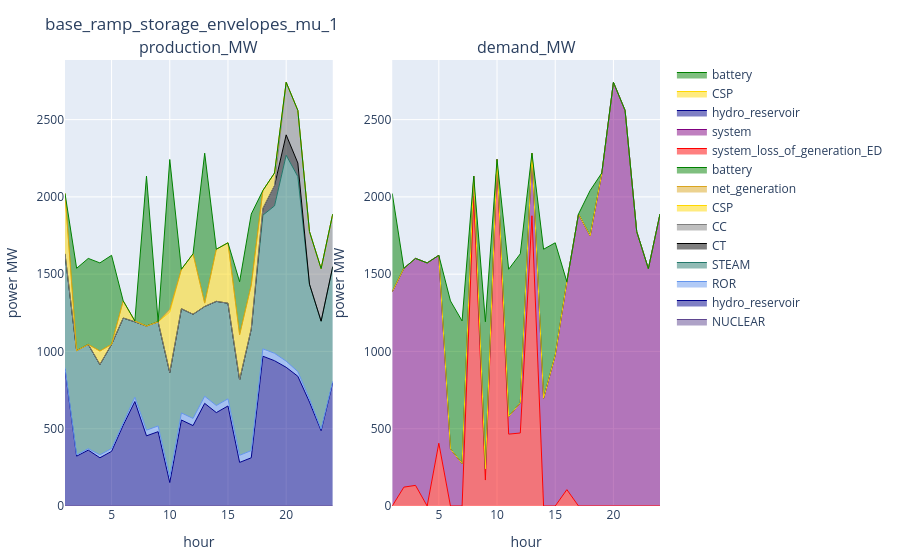

Write notebook code for a chart like this one.
### Markdown cell above
### UC

### Code cell
config_ = config_1
supply_uc_ = supply_uc[(supply_uc.configuration .== config_) .& (supply_uc.day .== day_), :]
demand_uc_ = demand_uc[(demand_uc.configuration .== config_) .& (demand_uc.day .== day_), :]
reserve_uc_ = reserve_uc[(reserve_uc.configuration .== config_) .& (reserve_uc.day .== day_), :]
plot_supply_demand(supply_uc_, demand_uc_, string(config_))

### Figure 1 — Plotly figure (JSON) as saved in the notebook; plotly's stock layout.template omitted (floating-point values rounded to 4 significant figures)
{"data": [{"line": {"color": "rgba(95, 70, 144, 1)", "shape": "line", "width": 1}, "mode": "lines", "name": "NUCLEAR", "stackgroup": "one", "type": "scatter", "x": [1, 2, 3, 4, 5, 6, 7, 8, 9, 10, 11, 12, 13, 14, 15, 16, 17, 18, 19, 20, 21, 22, 23, 24], "xaxis": "x1", "y": [0, 0, 0, 0, 0, 0, 0, 0, 0, 0, 0, 0, 0, 0, 0, 0, 0, 0, 0, 0, 0, 0, 0, 0], "yaxis": "y1"}, {"line": {"color": "darkblue", "shape": "line", "width": 1}, "mode": "lines", "name": "hydro_reservoir", "stackgroup": "one", "type": "scatter", "x": [1, 2, 3, 4, 5, 6, 7, 8, 9, 10, 11, 12, 13, 14, 15, 16, 17, 18, 19, 20, 21, 22, 23, 24], "xaxis": "x1", "y": [885.7, 322.5, 361.6, 312, 353.3, 522.9, 676, 454.0, 480.9, 151.7, 556.4, 520.3, 664.0, 604.3, 647.3, 282.0, 312, 969.0, 940.0, 897.4, 839.4, 672.7, 487.1, 797.6], "yaxis": "y1"}, {"line": {"color": "cornflowerblue", "shape": "line", "width": 1}, "mode": "lines", "name": "ROR", "stackgroup": "one", "type": "scatter", "x": [1, 2, 3, 4, 5, 6, 7, 8, 9, 10, 11, 12, 13, 14, 15, 16, 17, 18, 19, 20, 21, 22, 23, 24], "xaxis": "x1", "y": [9.5, 9.3, 9.5, 18.5, 18.7, 19.5, 27.8, 36.6, 37.2, 37.9, 45.9, 46.3, 46.1, 45.7, 46.3, 46.1, 46.5, 47.9, 47.9, 39.7, 30.0, 20.6, 10.1, 9.5], "yaxis": "y1"}, {"line": {"color": "rgba(36, 121, 108, 1)", "shape": "line", "width": 1}, "mode": "lines", "name": "STEAM", "stackgroup": "one", "type": "scatter", "x": [1, 2, 3, 4, 5, 6, 7, 8, 9, 10, 11, 12, 13, 14, 15, 16, 17, 18, 19, 20, 21, 22, 23, 24], "xaxis": "x1", "y": [736.0, 674.0, 674.0, 584.8, 674.0, 674.0, 488.0, 674.0, 674.0, 674.0, 674.0, 674.0, 581.0, 674.0, 618.4, 488.0, 787.0, 864.7, 954.0, 1332.0, 1262.0, 742, 698.5, 742], "yaxis": "y1"}, {"line": {"color": "black", "shape": "line", "width": 1}, "mode": "lines", "name": "CT", "stackgroup": "one", "type": "scatter", "x": [1, 2, 3, 4, 5, 6, 7, 8, 9, 10, 11, 12, 13, 14, 15, 16, 17, 18, 19, 20, 21, 22, 23, 24], "xaxis": "x1", "y": [0, 0, 0, 0, 0, 0, 0, 0, 0, 0, 0, 0, 0, 0, 0, 0, 0, 44, 132, 132, 88, 0, 0, 0], "yaxis": "y1"}, {"line": {"color": "grey", "shape": "line", "width": 1}, "mode": "lines", "name": "CC", "stackgroup": "one", "type": "scatter", "x": [1, 2, 3, 4, 5, 6, 7, 8, 9, 10, 11, 12, 13, 14, 15, 16, 17, 18, 19, 20, 21, 22, 23, 24], "xaxis": "x1", "y": [0, 0, 0, 0, 0, 0, 0, 0, 0, 0, 0, 0, 0, 0, 0, 0, 0, 0, 0, 340.0, 340.0, 340.0, 340.0, 340.0], "yaxis": "y1"}, {"line": {"color": "gold", "shape": "line", "width": 1}, "mode": "lines", "name": "CSP", "stackgroup": "one", "type": "scatter", "x": [1, 2, 3, 4, 5, 6, 7, 8, 9, 10, 11, 12, 13, 14, 15, 16, 17, 18, 19, 20, 21, 22, 23, 24], "xaxis": "x1", "y": [391, 0, 0, 87.43, 0, 110.7, 5.391, 0, 0, 391, 255.3, 391, 21.58, 337.2, 391, 291.5, 284.4, 116.0, 80.88, 0, 0, 0, 0, 0], "yaxis": "y1"}, {"line": {"color": "goldenrod", "shape": "line", "width": 1}, "mode": "lines", "name": "net_generation", "stackgroup": "one", "type": "scatter", "x": [1, 2, 3, 4, 5, 6, 7, 8, 9, 10, 11, 12, 13, 14, 15, 16, 17, 18, 19, 20, 21, 22, 23, 24], "xaxis": "x1", "y": [0, 0, 0, 0, 0, 0, 0, 0, 0, 17.37, 0, 0, 0, 0, 0, 0, 0, 0, 0, 0, 0, 0, 0, 0], "yaxis": "y1"}, {"line": {"color": "green", "shape": "line", "width": 1}, "mode": "lines", "name": "battery", "stackgroup": "one", "type": "scatter", "x": [1, 2, 3, 4, 5, 6, 7, 8, 9, 10, 11, 12, 13, 14, 15, 16, 17, 18, 19, 20, 21, 22, 23, 24], "xaxis": "x1", "y": [0, 532.1, 556.8, 570, 575.9, 0, 0, 970, 0, 970, 0, 0, 970, 0, 0, 343.1, 459.0, 0, 0, 0, 0, 0, 0, 0], "yaxis": "y1"}, {"line": {"color": "red", "shape": "line", "width": 1}, "mode": "lines", "name": "system_loss_of_generation_ED", "stackgroup": "one", "type": "scatter", "x": [2, 3, 5, 8, 9, 10, 11, 12, 13, 16], "xaxis": "x2", "y": [122.1, 133.4, 406.2, 2005.0, 167.9, 2242.0, 465.0, 472.3, 1878.0, 106.0], "yaxis": "y2"}, {"line": {"color": "purple", "shape": "line", "width": 1}, "mode": "lines", "name": "system", "stackgroup": "one", "type": "scatter", "x": [1, 2, 3, 4, 5, 6, 7, 8, 9, 10, 11, 12, 13, 14, 15, 16, 17, 18, 19, 20, 21, 22, 23, 24], "xaxis": "x2", "y": [1386.0, 1416.0, 1468.0, 1573.0, 1216.0, 369.3, 274.5, 129.8, 72.07, 0, 113.5, 195.6, 405.0, 696.9, 975.5, 1345.0, 1889.0, 1748.0, 2151.0, 2741.0, 2559.0, 1775.0, 1536.0, 1889.0], "yaxis": "y2"}, {"line": {"color": "darkblue", "shape": "line", "width": 1}, "mode": "lines", "name": "hydro_reservoir", "stackgroup": "one", "type": "scatter", "x": [1, 2, 3, 4, 5, 6, 7, 8, 9, 10, 11, 12, 13, 14, 15, 16, 17, 18, 19, 20, 21, 22, 23, 24], "xaxis": "x2", "y": [0, 0, 0, 0, 0, 0, 0, 0, 0, 0, 0, 0, 0, 0, 0, 0, 0, 0, 0, 0, 0, 0, 0, 0], "yaxis": "y2"}, {"line": {"color": "gold", "shape": "line", "width": 1}, "mode": "lines", "name": "CSP", "stackgroup": "one", "type": "scatter", "x": [1, 2, 3, 4, 5, 6, 7, 8, 9, 10, 11, 12, 13, 14, 15, 16, 17, 18, 19, 20, 21, 22, 23, 24], "xaxis": "x2", "y": [0, 0, 0, 0, 0, 0, 0, 0, 0, 0, 0, 0, 0, 0, 0, 0, 0, 0, 0, 0, 0, 0, 0, 0], "yaxis": "y2"}, {"line": {"color": "green", "shape": "line", "width": 1}, "mode": "lines", "name": "battery", "stackgroup": "one", "type": "scatter", "x": [1, 2, 3, 4, 5, 6, 7, 8, 9, 10, 11, 12, 13, 14, 15, 16, 17, 18, 19, 20, 21, 22, 23, 24], "xaxis": "x2", "y": [635.7, 0, 0, 0, 0, 957.7, 922.6, 0, 952.1, 0, 953.2, 963.7, 0, 964.3, 727.5, 0, 0, 293.3, 3.847, 0, 0, 0, 0, 0], "yaxis": "y2"}], "layout": {"annotations": [{"font": {"size": 16}, "showarrow": false, "text": "production_MW", "x": 0.225, "xanchor": "center", "xref": "paper", "y": 1, "yanchor": "bottom", "yref": "paper"}, {"font": {"size": 16}, "showarrow": false, "text": "demand_MW", "x": 0.775, "xanchor": "center", "xref": "paper", "y": 1, "yanchor": "bottom", "yref": "paper"}], "margin": {"b": 50, "l": 50, "r": 50, "t": 60}, "title": "base_ramp_storage_envelopes_mu_1", "xaxis1": {"anchor": "y1", "domain": [0, 0.45], "title": {"text": "hour"}}, "xaxis2": {"anchor": "y2", "domain": [0.55, 1], "title": {"text": "hour"}}, "yaxis1": {"anchor": "x1", "domain": [0, 1], "title": {"text": "power MW"}}, "yaxis2": {"anchor": "x2", "domain": [0, 1], "title": {"text": "power MW"}}}}
